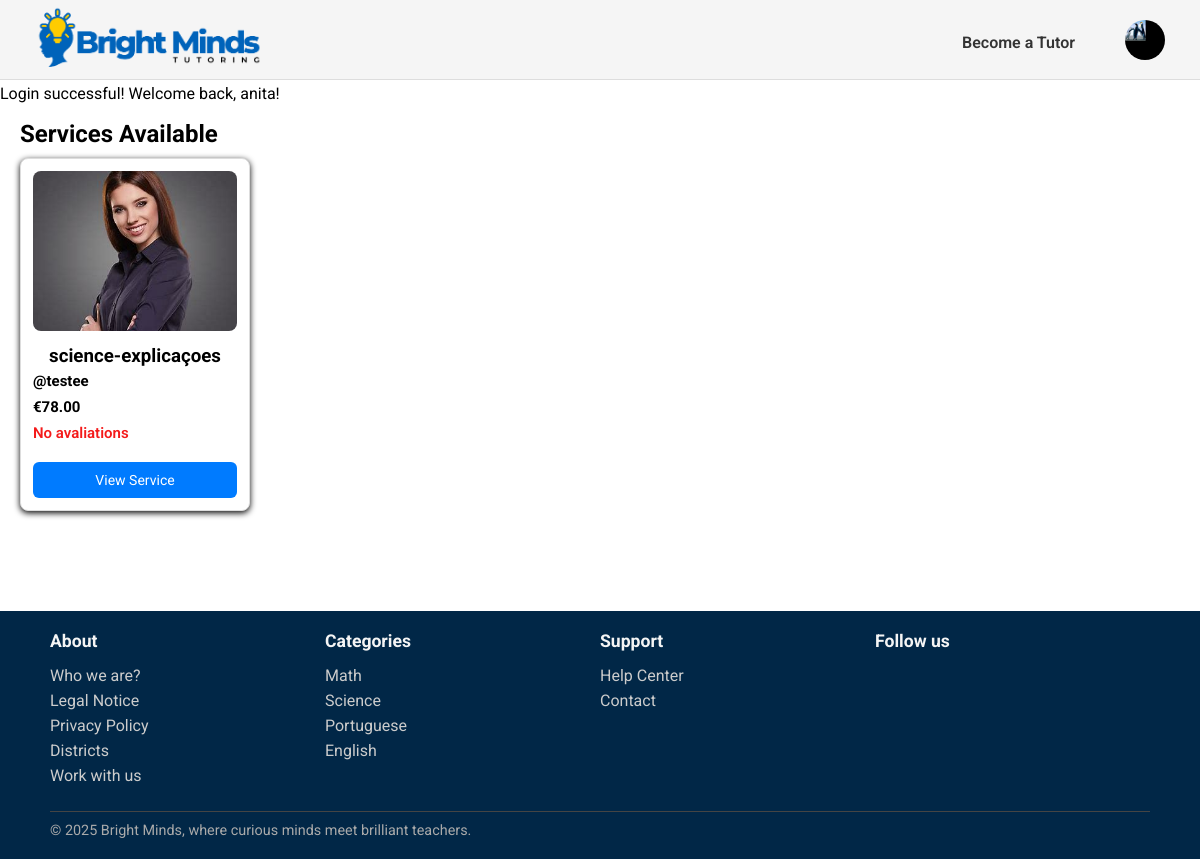
/pages/services_list.php?category=Science (signed in), run on the app's committed database.
### tables this page shows
CREATE TABLE Service(
    service_id INTEGER PRIMARY KEY,
    freelancer_id INTEGER NOT NULL,
    title TEXT NOT NULL,
    category_name TEXT NOT NULL,
    description TEXT NOT NULL,
    duracao INTEGER NOT NULL,
    price REAL NOT NULL,
    service_type TEXT CHECK(service_type IN ('individual presencial', 'grupo presencial', 'individual online','grupo online', 'revisão trabalhos')) NOT NULL,
    num_sessoes INTEGER NOT NULL,
    status TEXT CHECK(status IN ('ativo', 'inativo')) DEFAULT 'ativo',
    max_students INTEGER,
    images TEXT, -- tipo text porque estou a amarzenar o path onde as imagens estão armazenadas 
    FOREIGN KEY (freelancer_id) REFERENCES Freelancers(freelancer_id) ON UPDATE CASCADE ON DELETE CASCADE,
    FOREIGN KEY (category_name) REFERENCES Category(category_name) ON UPDATE CASCADE ON DELETE RESTRICT
);

CREATE TABLE User (
    user_id INTEGER PRIMARY KEY,
    username TEXT UNIQUE NOT NULL,
    name TEXT NOT NULL,
    birth_date DATE,
    email TEXT UNIQUE NOT NULL,
    password TEXT NOT NULL,
    usertype TEXT CHECK(usertype IN ('student', 'tutor', 'admin')) NOT NULL,
    address TEXT,
    postal_code TEXT,
    city TEXT,
    registration_date DATE NOT NULL,
    profile_image TEXT
);

CREATE TABLE Category(
    category_name TEXT PRIMARY KEY
);

### pages/services_list.php (called while the page is built)
<?php
    require_once(__DIR__. '/../templates/common.tpl.php');
    require_once(__DIR__.'/../database/connection.db.php');
    require_once(__DIR__.'/../database/service.class.php');
    require_once(__DIR__.'/../database/categories.php');
    require_once(__DIR__. '/../templates/services.tpl.php');
    $session = new Session();
    $db = getDatabaseConnection();
    $categories = getAllCategories($db);
    $category = $_GET['category'];
    $services = getServicesbyCategory($db,$category);
    drawHeader($session);
    drawServices($services);
    drawFooter($categories);
?>

### utils/session.php (called while the page is built, shortened)
<?php
  class Session {
    private array $messages;
    public function __construct() {
      $this->messages = isset($_SESSION['messages']) ? $_SESSION['messages'] : array();
    }
    public function isLoggedIn() : bool {
      return isset($_SESSION['id']);
    }
    public function getUserType() : ?string {
      return isset($_SESSION['user_type']) ? $_SESSION['user_type'] : null;
    }
    public function getPhoto(): ?string{
      return isset($_SESSION['photo']) ? $_SESSION['photo'] : null;
    }
    public function getMessages() {
      return $this->messages;
    }
  }
?>

### database/service.class.php (called while the page is built, shortened)
<?php
function getServicesbyCategory(PDO $db, string $category): array {
    $stmt = $db->prepare('
        SELECT s.service_id, s.title, s.price, s.service_type,
               u.name AS freelancer_name, u.user_id,
               (SELECT AVG(r.rating) FROM Review r
                JOIN Booking b ON r.booking_id = b.booking_id
                WHERE b.service_id = s.service_id) AS avg_rating
        FROM Service s
        JOIN Freelancer f ON s.freelancer_id = f.freelancer_id
        JOIN User u ON f.freelancer_id = u.user_id
        WHERE s.category_name = :category AND s.status = "ativo"
    ');
    $stmt->bindParam(':category', $category, PDO::PARAM_STR);
    $stmt->execute();
    $services = [];
    while ($row = $stmt->fetch(PDO::FETCH_ASSOC)) {
        $user = User::getUserbyId($db, intval($row['user_id']));
        if ($user) {
            $profileImage = $user->getPhoto();
            $row['profile_image'] = $profileImage;
            $services[] = $row;
        } else {
            $row['profile_image'] = "../images/default-profile.png";
            $services[] = $row;
        }
    }
    return $services;
}
?>

### database/categories.php (called while the page is built)
<?php
  function getAllCategories($db) {
    $stmt = $db->prepare('SELECT category_name
                          FROM Category');
    $stmt->execute();
    return $stmt->fetchAll();
  }
?>

### templates/common.tpl.php (the view, shortened to what this page needs)
<?php
    require_once(__DIR__. '/../utils/session.php');
?>
<?php function drawHeader(Session $session){ ?>
    <!DOCTYPE html>
    <html>
        <head>
            <link rel="stylesheet" href="../css/style.css">
            <link rel="stylesheet" href="../css/profile.css">
            <link rel="stylesheet" href="../css/services.css">
        </head>
        <body>
            <header>
                <nav>
                    <a href="../pages/index.php"><img id="logo" src="../docs/BrightMinds_logo.png" alt="BrightMinds Logo"></a>
                    <?php
                        if($session->isLoggedIn()) drawUserNav($session);
                        else drawVisitorNav();
                    ?>
                </nav>
                <section id="messages">
                    <?php foreach ($session->getMessages() as $messsage) { ?>
                        <article class="<?=$messsage['type']?>">
                            <?=$messsage['text']?>
                        </article>
                    <?php } ?>
                </section>
            </header>
            <main>
<?php } ?>
<?php function drawUserNav(Session $session) { ?>
    <div class="user-nav">
        <?php if($session->getUserType()==='student'){ ?>
            <a href="../pages/become_freelancer.php">Become a Tutor</a>
        <?php } else{ ?>
            <a href="../pages/add_service.php">Add Service</a>
        <?php } ?>
        <div class="profile-dropdown">
            <button type="button" class="profile-button" onclick="toggleProfileMenu()">
                <img src="<?= $session->getPhoto() ?>" alt="Profile image" class="profile-image">
            </button>
        </div>
    </div>
<?php } ?>
<?php function drawFooter(array $categories){ ?>
            </main>
            <footer>
                <div class="footer-content">
                    <section class="footer-column">
                        <h3>About</h3>
                        <ul>
                            <li><a href="">Who we are?</a></li>
                            <li><a href="">Legal Notice</a></li>
                            <li><a href="">Privacy Policy</a></li>
                            <li><a href="">Districts</a></li>
                            <li><a href="">Work with us</a></li>
                        </ul>
                    </section>
                    <section class="footer-column">
                        <h3>Categories</h3>
                        <ul>
                            <?php foreach($categories as $category){ ?>
                                <li>
                                    <a href=""><?=$category['category_name']?>
                                    </a>
                                </li>
                            <?php } ?>
                        </ul>
                    </section>
                    <section class="footer-column">
                        <h3>Support</h3>
                        <ul>
                            <li><a href="#">Help Center</a></li>
                            <li><a href="#">Contact</a></li>
                        </ul>
                    </section>
                    <section class="footer-column">
                        <h3>Follow us</h3>
                    </section>
                    <div class="footer-bottom">
                        <hr>
                        <p>© 2025 Bright Minds, where curious minds meet brilliant teachers.</p>
                    </div>
                </div>
            </footer>
        </body>
    </html>
<?php } ?>

### templates/services.tpl.php (shortened to what this page needs)
<?php function drawServices(array $services){ ?>
    <section id="services">
        <h2>Services Available</h2>
        <div class="services-button">
            <?php foreach ($services as $service) {
                $profileImage = $service['profile_image'];
            ?>
                <div class="service-card">
                    <div class="service-img-container">
                        <img class="profile-photo" src="<?= htmlspecialchars($profileImage) ?>" alt="Foto de <?= htmlspecialchars($service['freelancer_name']) ?>">
                    </div>
                    <div class="service-details">
                        <p class="service-name"><h3><?= htmlspecialchars($service['title']) ?><h3>
                        <p class="service-description"><?= htmlspecialchars($service['description']) ?>
                        <p class="freelancer-name">@<?= htmlspecialchars($service['freelancer_name']) ?></p>
                        <p class="price">€<?= number_format($service['price'], 2) ?></p>
                        <p class="rating">
                            <?php
                            $avg = round($service['avg_rating'], 1);
                            if ($avg) {
                                echo $avg . " ★";
                            } else {
                                echo "No avaliations";
                            }
                            ?>
                        </p>
                        <button class="view-service-btn">View Service</button>
                    </div>
                </div>
            <?php } ?>
        </div>
    </section>
<?php } ?>

### css/style.css (style rules this page uses)
* { font-family: "Roboto"; margin:0; padding:0; box-sizing: border-box; }
header { font-family: "Roboto"; font-style: normal; background-color:whitesmoke; border-bottom: 1px solid #ddd; height: 80px; width: 100%; position: fixed; top:0; left:0; }
nav { display: flex; align-items: center; justify-content: space-between; padding: 5px 35px; }
#logo { height:70px; width: auto; }
a { text-decoration:none; }
.visitor-nav-links li a, .user-nav a { color: #333; font-weight: 600; font-size: 16px; }
.user-nav { display: flex; align-items: center; gap: 50px; }
.user-nav > a { color: #333; font-weight: 600; font-size: 16px; }
.profile-button { background:none; border:none; cursor:pointer; padding:0; }
.profile-image { width: 40px; height: 40px; border-radius: 50%; object-fit: cover; }
.profile-dropdown { position: relative; }
footer { font-family: "Roboto", sans-serif; background-color: #012747; color: #fff; padding: 20px 50px; }
.footer-content { display:grid; grid-template-columns: repeat(4, 1fr); grid-template-rows: auto auto; row-gap: 20px; }
.footer-bottom { grid-column: 1 / -1; }
.footer-column h3 { font-size: 1.1rem; margin-bottom: 15px; color: #f5f5f5; }
.footer-column ul { list-style: none; }
.footer-column ul li { margin-bottom: 6px; }
.footer-column ul li a { text-decoration: none; color: #ccc; }
.footer-bottom { text-align: start; font-size: 0.9rem; color: #aaa; }
.footer-bottom hr { border: none; border-top: 1px solid #444; margin-bottom: 10px; }

### css/profile.css (style rules this page uses)
* { font-family: "Roboto"; margin:0; padding:0; box-sizing: border-box; }

### css/services.css (style rules this page uses)
#services { margin-top: 100px; margin-bottom: 80px; padding: 20px; }
.services-button { display: flex; flex-wrap: wrap; justify-content: flex-start; gap: 15px; }
.service-card { border: 1px solid #ddd; border-radius: 8px; width: 230px; padding: 12px; background: white; box-shadow: 0 2px 6px rgba(0, 0, 0, 0.986); text-align: center; display: flex; flex-direction: column; margin-top: 10px; }
.profile-photo { width: 100%; height: 160px; object-fit: cover; border-radius: 8px; margin-bottom: 10px; }
.freelancer-name { font-weight: bold; color: #000000; margin: 5px 0; text-align: left; font-size: 15px; }
.price { color: #000000; font-weight: bold; font-size: 15px; margin: 8px 0; text-align: left; }
.rating { color: #f41a1a; font-weight: 600; font-size: 15px; text-align: left; }
.view-service-btn { background-color: #007bff; color: white; font-size: 14px; padding: 10px; border: none; border-radius: 6px; cursor: pointer; transition: background-color 0.3s ease; width: 100%; margin-top: 20px; }

### data on the page
service: title "science-explicaçoes", user.name "testee", price "78.00"
category: category_name "Math"
category: category_name "Science"
category: category_name "Portuguese"
category: category_name "English"

### other printed values
$messsage['text'] "Login successful! Welcome back, anita!"
